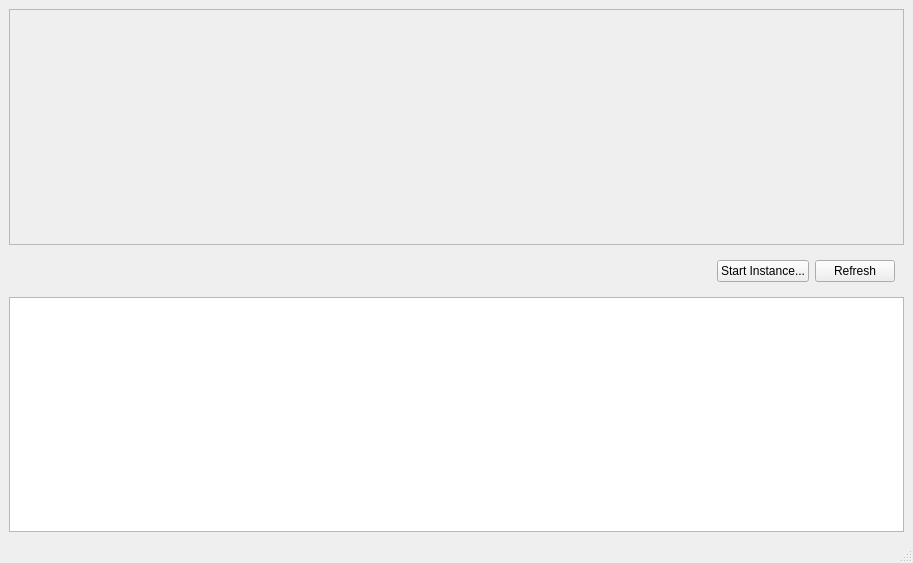
<?xml version="1.0" encoding="UTF-8"?>
<ui version="4.0">
 <class>MainWindow</class>
 <widget class="QMainWindow" name="MainWindow">
  <property name="geometry">
   <rect>
    <x>0</x>
    <y>0</y>
    <width>913</width>
    <height>563</height>
   </rect>
  </property>
  <property name="windowTitle">
   <string>Tangelo Wrapper</string>
  </property>
  <property name="windowIcon">
   <iconset>
    <normaloff>ui/images/icon.iconset/icon_16x16.png</normaloff>ui/images/icon.iconset/icon_16x16.png</iconset>
  </property>
  <widget class="QWidget" name="centralwidget">
   <layout class="QVBoxLayout" name="verticalLayout_2">
    <item>
     <widget class="QScrollArea" name="scrollArea">
      <property name="widgetResizable">
       <bool>true</bool>
      </property>
      <widget class="QWidget" name="scrollContents">
       <property name="geometry">
        <rect>
         <x>0</x>
         <y>0</y>
         <width>887</width>
         <height>215</height>
        </rect>
       </property>
       <layout class="QVBoxLayout" name="verticalLayout"/>
      </widget>
     </widget>
    </item>
    <item>
     <widget class="QWidget" name="widget" native="true">
      <layout class="QHBoxLayout" name="horizontalLayout">
       <item>
        <spacer name="horizontalSpacer">
         <property name="orientation">
          <enum>Qt::Horizontal</enum>
         </property>
         <property name="sizeHint" stdset="0">
          <size>
           <width>440</width>
           <height>20</height>
          </size>
         </property>
        </spacer>
       </item>
       <item>
        <widget class="QPushButton" name="startButton">
         <property name="statusTip">
          <string/>
         </property>
         <property name="text">
          <string>Start Instance...</string>
         </property>
        </widget>
       </item>
       <item>
        <widget class="QPushButton" name="refreshButton">
         <property name="text">
          <string>Refresh</string>
         </property>
        </widget>
       </item>
      </layout>
     </widget>
    </item>
    <item>
     <widget class="QPlainTextEdit" name="consoleOutput">
      <property name="font">
       <font>
        <family>Courier</family>
        <pointsize>12</pointsize>
        <stylestrategy>NoAntialias</stylestrategy>
        <kerning>false</kerning>
       </font>
      </property>
      <property name="readOnly">
       <bool>true</bool>
      </property>
      <property name="textInteractionFlags">
       <set>Qt::LinksAccessibleByMouse|Qt::TextSelectableByMouse</set>
      </property>
     </widget>
    </item>
   </layout>
  </widget>
  <widget class="QMenuBar" name="menubar">
   <property name="geometry">
    <rect>
     <x>0</x>
     <y>0</y>
     <width>913</width>
     <height>22</height>
    </rect>
   </property>
  </widget>
  <widget class="QStatusBar" name="statusbar"/>
 </widget>
 <resources/>
 <connections/>
</ui>
